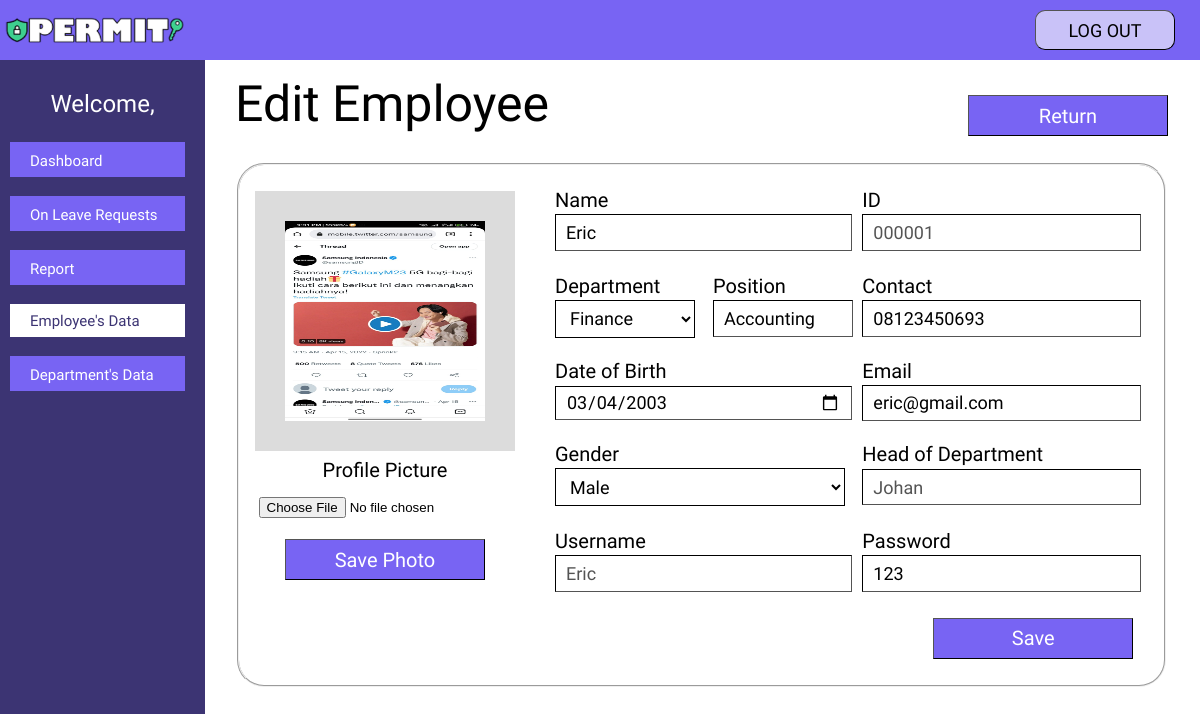
The page /permit/admin/master_data/employee/edit_employee.php?id=1 on the database its author committed.
### tables this page shows
CREATE TABLE `user` (
  `id` int(6) UNSIGNED ZEROFILL NOT NULL,
  `username` varchar(255) NOT NULL,
  `name` varchar(255) NOT NULL,
  `department` varchar(255) NOT NULL,
  `position` varchar(255) NOT NULL,
  `gender` varchar(255) NOT NULL,
  `date_of_birth` date NOT NULL,
  `contact` varchar(255) NOT NULL,
  `email` varchar(255) NOT NULL,
  `head_of_department` varchar(255) NOT NULL,
  `photo` varchar(255) NOT NULL
);

CREATE TABLE `user_login` (
  `id` int(6) UNSIGNED ZEROFILL NOT NULL,
  `username` varchar(30) NOT NULL,
  `password` varchar(30) NOT NULL
);

### permit/class/CRUD.php (called while the page is built, shortened)
<?php
class CRUD extends database{
    public function select($table,$rows="*",$where = null){
        if ( $where != null ) {
            $sql="SELECT $rows FROM $table WHERE $where";
        }
        else{
            $sql="SELECT $rows FROM $table";
        }
        $this->sql = $result = $this->mysqli->query( $sql );
    }
}

### permit/class/database.php (called while the page is built, shortened)
<?php
    class database{
        protected $servername='localhost';
        protected $username='root';
        protected $password='';
        protected $dbname='permit';
        public function __construct(){
            $this->mysqli = new mysqli( $this->servername,$this->username,$this->password,$this->dbname );
        }
    }

### permit/admin/master_data/employee/edit_employee.php (the view, shortened to what this page needs)
<!DOCTYPE html>
<html lang="en">
<head>
    <link rel="stylesheet" href="employee_action1.css">
    <link rel="stylesheet" href="https://cdnjs.cloudflare.com/ajax/libs/font-awesome/4.7.0/css/font-awesome.min.css">
</head>
<body>
    <div class="mainbar">
        <div class="a-logo"></div>
        <nav>
            <a href =../../../logout.php><li><button type="submit" class="logout">LOG OUT</button></li></a>
        </nav>
    </div>
    <?php
        $id_admin = $_SESSION[ 'id_admin' ];
        $a = new CRUD();
        $a->select("admin","*","id='$id_admin'");
        $admin = $a ->sql;
        $admindata = mysqli_fetch_assoc($admin);
    ?>
    <div class="a-sidebar">
            <c>Welcome, <?php echo $admindata['name'];?></c>
            <button type="submit" class="a-menu"><a href="../../admin_dashboard/admin_dashboard.php">Dashboard</a></button>
            <button type="submit" class="a-menu"><a href="../../admin_rol/admin_rol.php">On Leave Requests</a></button>
            <button type="submit" class="a-menu"><a href="../../admin_report/admin_report.php">Report</a></button>
            <button type="submit" class="a-open"><a href="employee_data.php">Employee's Data</a></button>
            <button type="submit" class="a-menu"><a href="../department/department_data.php">Department's Data</a></button>
    </div>
    <div class="a-main">
        <div class="top">
             <d>Edit Employee</d>
            <a href ="employee_data.php"><button class="return">Return</button></a>
        </div>
        <div class="content">
            <fieldset>
            <?php
                $id = $_REQUEST['id'];
                $a = new CRUD();
                $a -> select("user","*","id='$id'");
                $result = $a -> sql;
                $data = mysqli_fetch_array($result);
                $b = new CRUD();
                $b-> select("user_login","*","id='$id'");
                $password = $b -> sql;
                $passworddata = mysqli_fetch_array($password);
            ?>
                <form method="POST" enctype="multipart/form-data" action ="edit.php">
                <div class="test">
                <table border="0" bordercolor="#c9c9c9" width="100%" cellspacing ="0" class="table1">
                    <tr>
                       <td>
                            <div>
                                <image class="profile" src="<?php echo "../../../image/".$data['photo'];?>"/>
                            </div>
                        </td>
                    </tr>
                    <tr>
                       <td style="padding-bottom: 10px">
                            Profile Picture
                        </td>
                    </tr>
                    <tr>
                        <td style="padding-bottom: 20px;">
                            <input class="photo" name="photo" value="<?php echo $data['photo'];?>" type="file" accept=".jpg,.jpeg,.png">
                        </td>
                    </tr>
                    <tr>
                        <td>
                            <button type="submit" name="save" class="save2">Save Photo</button>
                        </td>
                    </tr>
                </table>
                </form>
                </div>
                <div class="test2">
                    <form method="POST" action="edit.php">
                    <table border="0" bordercolor="#c9c9c9" width="100%" cellspacing ="0" class="table2">
                    <tr>
                       <td colspan="2" width= "350px">
                           Name
                        </td>
                        <td  width= "350px">
                           ID
                        </td>
                    </tr>
                    <tr>
                       <td colspan="2" width= "350px" style="padding-bottom: 20px">
                            <input type="text" class="form" id="name" name="name" value="<?php echo $data['name']; ?>">
                        </td>
                        <td width= "350px" style="padding-bottom: 20px">
                            <input type="number" class="form" id="id" name="id" value="<?php echo $data['id']; ?>" disabled>
                        </td>
                    </tr>
                    <tr>
                        <td colspan="2" width= "350px">
                        </td>
                    </tr>
                    <tr>
                        <td width="130px">
                            Department
                        </td>
                        <td width= "130px">
                            Position
                        </td>
                        <td width= "350px">
                            Contact
                        </td>
                    </tr>
                    <tr>
                        <td width="130px" style="padding-bottom: 20px">
                            <select name="department" id="department" class="form2"  required>
                            <option value="<?php echo $data['department'];?>" selected><?php echo $data['department'];?></option>
                            </select>
                        </td>
                        <td width="130px" style="padding-bottom: 20px">
                            <input type="text" class="form1" id="position" name="position" value="<?php echo $data['position']; ?>" >
                        </td>
                        <td width= "350px" style="padding-bottom: 20px">
                            <input type="number" class="form" id="contact" name="contact"  value="<?php echo $data['contact']; ?>" >
                        </td>
                    </tr>
                    <tr>
                        <td colspan="2" width= "350px">
                            Date of Birth
                        </td>
                        <td width= "350px">
                            Email
                        </td>
                    </tr>
                    <tr>
                        <td colspan="2" width= "350px" style="padding-bottom: 20px">
                            <input type="date" class="form" id="date_of_birth" name="date_of_birth"  value="<?php echo $data['date_of_birth']; ?>" >
                        </td>
                        <td width= "350px" style="padding-bottom: 20px">
                            <input type="email" class="form" id="email" name="email"  value="<?php echo $data['email']; ?>" >
                        </td>
                    </tr>
                    <tr>
                        <td colspan="2" width= "350px">
                            Gender
                        </td>
                        <td  width= "350px">
                            Head of Department
                        </td>
                    </tr>
                    <tr>
                        <td colspan="2" width= "350px" style="padding-bottom: 22px">
                            <select name="gender" id="gender" class="form3" required>
                            <option value="<?php echo $data['gender'];?>" selected><?php echo $data['gender'];?></option>
                            </select>
                        </td>
                        <td colspan="2" width= "350px" style="padding-bottom: 22px">
                            <input type="text" class="form" value="<?php echo $data['head_of_department']; ?>" disabled>
                        </td>
                    </tr>
                    <td colspan="2" width= "350px">
                            Username
                        </td>
                        <td  width= "350px">
                            Password
                        </td>
                    <tr>
                        <td width= "350px" style="padding-bottom: 20px" colspan="2">
                            <input type="text" class="form" value="<?php echo $data['username']; ?>" disabled >
                        </td>
                        <td width= "350px" style="padding-bottom: 20px">
                            <input type="text" class="form" id="password" name="password"  value="<?php echo $passworddata['password']; ?>" >
                        </td>
                    </tr>
                    <tr>
                        <td colspan="3">
                            <button type="submit" name="update" class="save">Save</button>
                        </td>
                    </tr>
                </table>
                </form>
                </div>
        </div>
</body>
</html>

### permit/admin/master_data/employee/employee_action1.css (style rules this page uses)
html { scroll-behavior: smooth; }
body { margin: 0; background-color: #FFFFFF; background-repeat: no-repeat; }
.mainbar { background-color: #7864F3; height: 60px; width: 100%; display: flex; position: fixed; float: left; }
.a-sidebar { height: 100%; width: 205px; position: fixed; z-index: 1; top: 60px; left: 0; background-color: #3C3473; overflow-x: hidden; padding-top: 0px; }
.a-logo { background-image: url('../../../image/logo.png'); background-repeat: no-repeat; background-size: cover; margin-top: 3px; float: left; width: 190px; height: 50px; }
nav { position: fixed; width: 100%; top: 10px; float: right; margin-right: 25px; }
nav li { margin-right: 25px; list-style: none; }
.logout { font-family: 'Stylish'; width:140px; margin-top: 0px; margin-right: 0px; float: right; height:40px; border-color: black; border-width: 0.5px; background-color:#C9C2F8; border-radius: 10px; font-size:18px; cursor: pointer; }
c { width: 205px; font-family: 'Stylish'; text-decoration: none; padding: 30px 0px 20px 0px; text-align: center; font-size: 24px; color: white; display: block; }
d { font-family: 'Stylish'; text-decoration: none; font-size: 50px; color: black; }
.a-sidebar a { font-family: 'Stylish'; padding: 6px 8px 6px 14px; text-decoration: none; text-align: left; font-size: 15px; display: block; color: white; }
.a-sidebar button { margin: 4px 12px 15px 10px; }
.top { margin-top: 0px; }
.a-menu { border:none; background-color: #7864F3; min-width: 175px; bottom: 3px; padding-top: 4px; padding-left: 6px; color: white; }
.a-open { border:none; background-color: white; min-width: 175px; padding-left: 6px; bottom: 3px; padding-top: 4px; }
.a-open a { border:none; background-color: white; bottom: 3px; padding-top: 4px; color: #3C3473; }
.a-main { margin-left: 225px; margin-right: 25px; overflow: auto; padding: 75px 7px 0 10px; }
.form { padding-left: 10px; padding-right: 10px; width: 90%; height:32.5px; background-color:white; font-family: 'Stylish'; font-size:18px; border-color: black; border-width: 1.6px; outline: none; }
.form1 { padding-left: 10px; padding-right: 10px; width: 80%; height:32.5px; background-color:white; font-family: 'Stylish'; font-size:18px; border-color: black; border-width: 1.6px; outline: none; }
.form2 { padding-left: 10px; padding-right: 10px; width: 90%; height:38px; background-color:white; font-family: 'Stylish'; font-size:18px; border-color: black; border-width: 1.6px; outline: none; }
.form3 { padding-left: 10px; padding-right: 10px; width: 95%; height:38px; background-color:white; font-family: 'Stylish'; font-size:18px; border-color: black; border-width: 1.6px; outline: none; }
.return { float: right; font-family: 'Stylish'; color:white; font-size: 20px; background-color: #7864F3; width: 200px; height:41.1px; border-width: 1.5px; border-color: black; cursor: pointer; margin-top: 20px; }
.content { margin-top: 30px; font-family: 'Stylish'; color:black; font-size: 20px; }
.test { float: left; margin-top: 15px; text-align: center; }
.test2 { margin-left: 300px; margin-top: 15px; }
fieldset { border-radius: 27px; height: 500px; }
.profile { margin-top: 3px; width: 200px; height: 200px; border: 30px solid gainsboro; }
.save2 { font-family: 'Stylish'; color:white; font-size: 20px; background-color: #7864F3; width: 200px; height:41.1px; border-width: 1.5px; border-color: black; cursor: pointer; margin-bottom: 10px; }
.save { float: right; font-family: 'Stylish'; color:white; font-size: 20px; background-color: #7864F3; width: 200px; height:41.1px; border-width: 1.5px; border-color: black; cursor: pointer; margin-right:2.5%; margin-top: 5px; }

### rows shown on the page
user: photo (picture), name "Eric", id "000001", department "Finance", position "Accounting", contact "08123450693", date_of_birth "03/04/2003", email "eric@gmail.com", gender "Male", head_of_department "Johan", username "Eric"
user_login: password "123"
